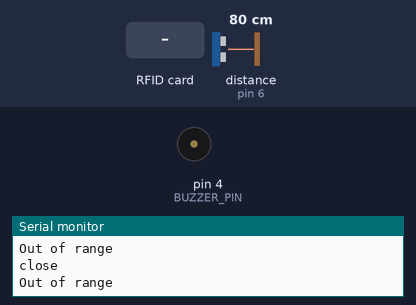
A sketch run on a simulated Arduino Uno, built with avr-gcc and run on an emulated ATmega328P. Shown: buzzer (waves = sounding, pin HIGH), the last lines printed to the serial monitor. Wiring (inferred from the names in the program): ultrasonic range finder: trigger pin 7; echo pin 6. The inputs (shaded band) are chosen by the test bench; at power-on: distance to the obstacle (sensor on pin 6) 80 cm. The echo pulse lasts 58.3 µs per cm; pins used as bus, display or sensor lines are not drawn.

Above: at 1.2 s.
1.3 s: distance to the obstacle (sensor on pin 6) set to 2 cm
2.8 s: RFID card 69 00 75 B2 held to the reader
At 3.6 s:
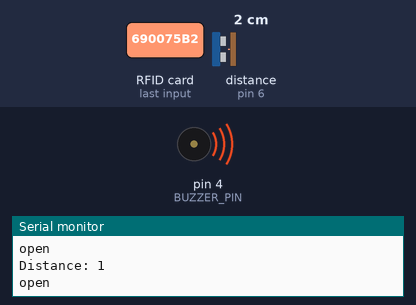
5.3 s: RFID card B3 E5 37 FB held to the reader
At 7.4 s:
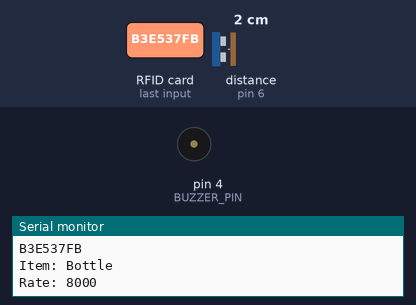
7.9 s: RFID card 63 AC 98 C5 held to the reader
At 8.7 s:
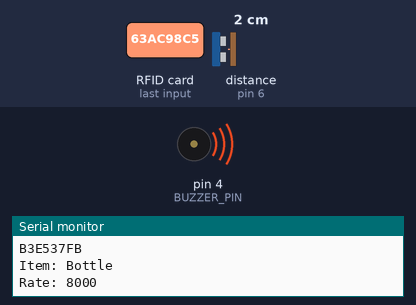
Timing chart, 0 to 10.9 s (numbered marks = the images above; inputs shaded):
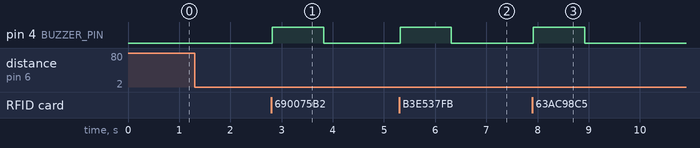

Measured:
- after the input at 2.8 s, pin 4 (BUZZER_PIN): LOW → HIGH at once, → LOW 1.0 s later
- after the input at 5.3 s, pin 4 (BUZZER_PIN): LOW → HIGH at once, → LOW 1.0 s later
- after the input at 7.9 s, pin 4 (BUZZER_PIN): LOW → HIGH at once, → LOW 1.0 s later

The sketch:

actualcombined.ino
```cpp
// (licence header left out)
#include <SPI.h>
#include <MFRC522.h>

#define SS_PIN 10
#define RST_PIN 9
#define TRIG_PIN 7
#define ECHO_PIN 6
#define BUZZER_PIN 4
MFRC522 rfid(SS_PIN, RST_PIN); // Instance of the class

MFRC522::MIFARE_Key key;

// Init array that will store new NUID
byte nuidPICC[4];

struct Map {
  String key;
  String value;
  int rate;
};

int toStart=1;
int toStop=1;

Map item_list[4] = {
  {"690075B2", "Pen", 30},
  {"B3E537FB", "Bottle", 8000},
  {"63AC98C5", "Book", 6000},
  {"F99BE4D5", "Burger", 10000}
};
long distance = 1000;
int check=1;
void setup() {
  Serial.begin(9600);
  SPI.begin(); // Init SPI bus
  rfid.PCD_Init(); // Init MFRC522

  for (byte i = 0; i < 6; i++) {
    key.keyByte[i] = 0xFF;
  }
  pinMode(TRIG_PIN, OUTPUT);
  pinMode(ECHO_PIN, INPUT);
  pinMode(BUZZER_PIN, OUTPUT);
  Serial.println(F("This code scan the MIFARE Classsic NUID."));
  Serial.print(F("Using the following key:"));
  printHex(key.keyByte, MFRC522::MF_KEY_SIZE);

}

void loop() {
long duration;
  if(check)
  {
  digitalWrite(TRIG_PIN, LOW);
  delayMicroseconds(2);
  digitalWrite(TRIG_PIN, HIGH);
  delayMicroseconds(10);
  digitalWrite(TRIG_PIN, LOW);
  duration = pulseIn(ECHO_PIN, HIGH);
  distance = (duration/2) / 29.1;
  toStart=1;
  toStop=1;
  if (distance >30){
    Serial.println("Out of range");
  }
  else {
    Serial.println("Distance: "+String(distance));
  }
  }
  if(distance<=30 && distance!=0)
  {
    if(toStart)
    {
      Serial.println("open");
      toStart=0;
    }
    if (Serial.available()) {
    // Read the incoming line
    String line = Serial.readStringUntil('\n');

    // If the line is "button clicked", perform the action
    if (line == "button clicked") {
      check=1;
    }
  }
  // Reset the loop if no new card present on the sensor/reader. This saves the entire process when idle.
  if ( ! rfid.PICC_IsNewCardPresent())
    return;

  // Verify if the NUID has been readed
  if (rfid.PICC_ReadCardSerial()) {
    digitalWrite(BUZZER_PIN, HIGH);
    delay(1000); // Beep for 100 ms
    digitalWrite(BUZZER_PIN, LOW);
    check=0;
    }
    else
    {
      return;
    }
  Serial.print(F("PICC type: "));
  MFRC522::PICC_Type piccType = rfid.PICC_GetType(rfid.uid.sak);
  Serial.println(rfid.PICC_GetTypeName(piccType));

  // Check is the PICC of Classic MIFARE type
  if (piccType != MFRC522::PICC_TYPE_MIFARE_MINI &&
    piccType != MFRC522::PICC_TYPE_MIFARE_1K &&
    piccType != MFRC522::PICC_TYPE_MIFARE_4K) {
    Serial.println(F("Your tag is not of type MIFARE Classic."));
    return;
  }

  if (rfid.uid.uidByte[0] != nuidPICC[0] ||
    rfid.uid.uidByte[1] != nuidPICC[1] ||
    rfid.uid.uidByte[2] != nuidPICC[2] ||
    rfid.uid.uidByte[3] != nuidPICC[3] ) {
    Serial.println(F("A new card has been detected."));

    // Store NUID into nuidPICC array
    for (byte i = 0; i < 4; i++) {
      nuidPICC[i] = rfid.uid.uidByte[i];
    }

    Serial.println(F("The NUID tag is:"));
    String cardID=ToHex(rfid.uid.uidByte, rfid.uid.size);
    cardID.toUpperCase();
    Serial.println(cardID);
  for (int i = 0; i < 4; i++) {
    if (cardID == item_list[i].key) {
      Serial.println("Item: " + item_list[i].value);
      Serial.println("Rate: " + String(item_list[i].rate));
    }
  }
  }
  else Serial.println(F("Card read previously."));

  // Halt PICC
  rfid.PICC_HaltA();

  // Stop encryption on PCD
  rfid.PCD_StopCrypto1();
  }
  else
  {
    if(distance!=0)
    {
    if(toStop)
    {
      Serial.println("close");
      toStop=0;
    }
    }
  }
}


/**
 * Helper routine to dump a byte array as hex values to Serial.
 */
String ToHex(byte *buffer, byte bufferSize) {
  String hexStr = "";
  for (byte i = 0; i < bufferSize; i++) {
    if (buffer[i] < 0x10)
      hexStr += "0";
    hexStr += String(buffer[i], HEX);
  }
    return hexStr;
}
void printHex(byte *buffer, byte bufferSize) {
  for (byte i = 0; i < bufferSize; i++) {
    Serial.print(buffer[i] < 0x10 ? " 0" : " ");
    Serial.print(buffer[i], HEX);
  }
}
/**
 * Helper routine to dump a byte array as dec values to Serial.
 */
```
